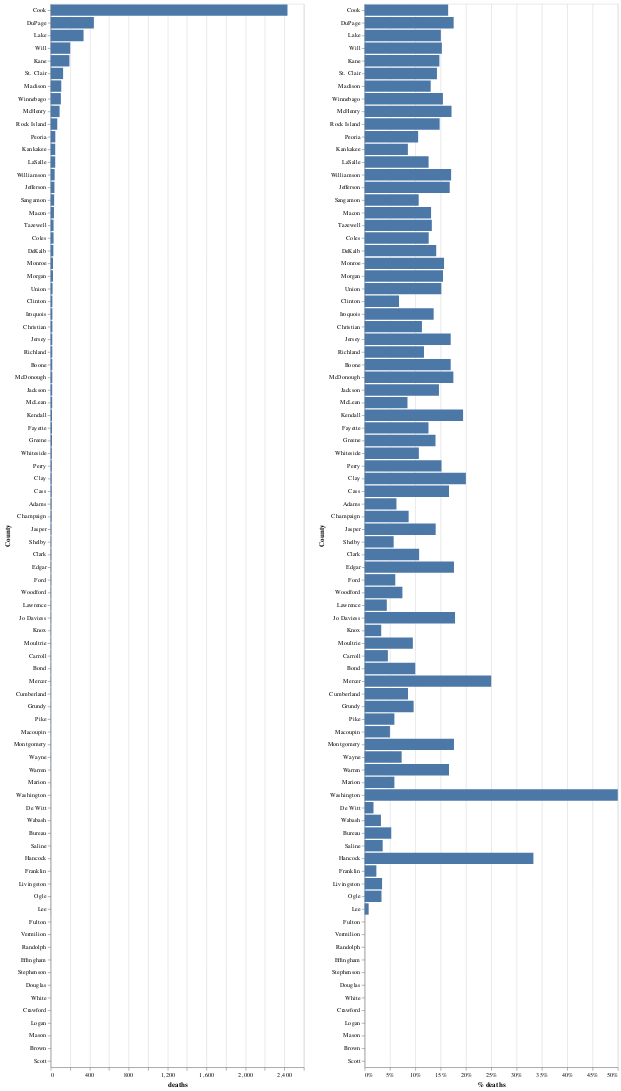

The cell this chart's notebook holds for it:
### Code cell
import altair as alt
df1=df_county.sort_values(by=['deaths'], ascending=False).reset_index()
cols = ['Deaths Non LTC', 'LTC Deaths']
cols = ['LTC Deaths', 'Deaths Non LTC']


chart1 = alt.Chart(df_county.sort_values(by=['deaths'], ascending=False).reset_index()).mark_bar().encode(
    x='deaths:Q',
    y=alt.Y('County:O', sort='-x'),
    tooltip=['County', 'deaths', 'confirmed_cases', '% deaths']
)
chart2=chart1.encode(x=alt.X('% deaths', axis=alt.Axis(format='%')))
#chart2=chart1.encode(x=alt.X('% deaths'))


chart1 | chart2

### Figure 1 — Vega-Lite specification as saved in the notebook (floating-point values rounded to 4 significant figures)
{"config": {"view": {"continuousWidth": 400, "continuousHeight": 300}}, "hconcat": [{"mark": "bar", "encoding": {"tooltip": [{"type": "nominal", "field": "County"}, {"type": "quantitative", "field": "deaths"}, {"type": "quantitative", "field": "confirmed_cases"}, {"type": "quantitative", "field": "% deaths"}], "x": {"type": "quantitative", "field": "deaths"}, "y": {"type": "ordinal", "field": "County", "sort": "-x"}}}, {"mark": "bar", "encoding": {"tooltip": [{"type": "nominal", "field": "County"}, {"type": "quantitative", "field": "deaths"}, {"type": "quantitative", "field": "confirmed_cases"}, {"type": "quantitative", "field": "% deaths"}], "x": {"type": "quantitative", "axis": {"format": "%"}, "field": "% deaths"}, "y": {"type": "ordinal", "field": "County", "sort": "-x"}}}], "data": {"name": "data-ae677f3a0a1d36ab959039ebcf83a55e"}, "$schema": "https://vega.github.io/schema/vega-lite/v4.8.1.json", "datasets": {"data-ae677f3a0a1d36ab959039ebcf83a55e": [{"County": "Cook", "confirmed_cases": 14740, "deaths": 2432, "% deaths": 0.165, "num of facilities": 375}, {"County": "DuPage", "confirmed_cases": 2525, "deaths": 444, "% deaths": 0.1758, "num of facilities": 98}, {"County": "Lake", "confirmed_cases": 2245, "deaths": 338, "% deaths": 0.1506, "num of facilities": 77}, {"County": "Will", "confirmed_cases": 1318, "deaths": 201, "% deaths": 0.1525, "num of facilities": 56}, {"County": "Kane", "confirmed_cases": 1307, "deaths": 193, "% deaths": 0.1477, "num of facilities": 67}, {"County": "St. Clair", "confirmed_cases": 896, "deaths": 128, "% deaths": 0.1429, "num of facilities": 36}, {"County": "Madison", "confirmed_cases": 835, "deaths": 109, "% deaths": 0.1305, "num of facilities": 37}, {"County": "Winnebago", "confirmed_cases": 679, "deaths": 105, "% deaths": 0.1546, "num of facilities": 25}, {"County": "McHenry", "confirmed_cases": 536, "deaths": 92, "% deaths": 0.1716, "num of facilities": 19}, {"County": "Rock Island", "confirmed_cases": 459, "deaths": 68, "% deaths": 0.1481, "num of facilities": 16}, {"County": "Peoria", "confirmed_cases": 454, "deaths": 48, "% deaths": 0.1057, "num of facilities": 20}, {"County": "Kankakee", "confirmed_cases": 550, "deaths": 47, "% deaths": 0.08545, "num of facilities": 17}, {"County": "LaSalle", "confirmed_cases": 372, "deaths": 47, "% deaths": 0.1263, "num of facilities": 11}, {"County": "Williamson", "confirmed_cases": 240, "deaths": 41, "% deaths": 0.1708, "num of facilities": 9}, {"County": "Jefferson", "confirmed_cases": 232, "deaths": 39, "% deaths": 0.1681, "num of facilities": 5}, {"County": "Sangamon", "confirmed_cases": 337, "deaths": 36, "% deaths": 0.1068, "num of facilities": 15}, {"County": "Macon", "confirmed_cases": 259, "deaths": 34, "% deaths": 0.1313, "num of facilities": 9}, {"County": "Tazewell", "confirmed_cases": 226, "deaths": 30, "% deaths": 0.1327, "num of facilities": 13}, {"County": "Coles", "confirmed_cases": 237, "deaths": 30, "% deaths": 0.1266, "num of facilities": 8}, {"County": "DeKalb", "confirmed_cases": 198, "deaths": 28, "% deaths": 0.1414, "num of facilities": 9}, {"County": "Monroe", "confirmed_cases": 153, "deaths": 24, "% deaths": 0.1569, "num of facilities": 4}, {"County": "Morgan", "confirmed_cases": 155, "deaths": 24, "% deaths": 0.1548, "num of facilities": 5}, {"County": "Union", "confirmed_cases": 132, "deaths": 20, "% deaths": 0.1515, "num of facilities": 3}, {"County": "Clinton", "confirmed_cases": 265, "deaths": 18, "% deaths": 0.06792, "num of facilities": 10}, {"County": "Iroquois", "confirmed_cases": 132, "deaths": 18, "% deaths": 0.1364, "num of facilities": 3}, {"County": "Christian", "confirmed_cases": 159, "deaths": 18, "% deaths": 0.1132, "num of facilities": 8}, {"County": "Jersey", "confirmed_cases": 100, "deaths": 17, "% deaths": 0.17, "num of facilities": 1}, {"County": "Richland", "confirmed_cases": 145, "deaths": 17, "% deaths": 0.1172, "num of facilities": 5}, {"County": "Boone", "confirmed_cases": 100, "deaths": 17, "% deaths": 0.17, "num of facilities": 3}, {"County": "McDonough", "confirmed_cases": 97, "deaths": 17, "% deaths": 0.1753, "num of facilities": 7}, {"County": "Jackson", "confirmed_cases": 109, "deaths": 16, "% deaths": 0.1468, "num of facilities": 4}, {"County": "McLean", "confirmed_cases": 189, "deaths": 16, "% deaths": 0.08466, "num of facilities": 13}, {"County": "Kendall", "confirmed_cases": 72, "deaths": 14, "% deaths": 0.1944, "num of facilities": 5}, {"County": "Fayette", "confirmed_cases": 111, "deaths": 14, "% deaths": 0.1261, "num of facilities": 3}, {"County": "Greene", "confirmed_cases": 100, "deaths": 14, "% deaths": 0.14, "num of facilities": 1}, {"County": "Whiteside", "confirmed_cases": 112, "deaths": 12, "% deaths": 0.1071, "num of facilities": 7}, {"County": "Perry", "confirmed_cases": 79, "deaths": 12, "% deaths": 0.1519, "num of facilities": 2}, {"County": "Clay", "confirmed_cases": 55, "deaths": 11, "% deaths": 0.2, "num of facilities": 1}, {"County": "Cass", "confirmed_cases": 66, "deaths": 11, "% deaths": 0.1667, "num of facilities": 2}, {"County": "Adams", "confirmed_cases": 159, "deaths": 10, "% deaths": 0.06289, "num of facilities": 10}, {"County": "Champaign", "confirmed_cases": 115, "deaths": 10, "% deaths": 0.08696, "num of facilities": 16}, {"County": "Jasper", "confirmed_cases": 57, "deaths": 8, "% deaths": 0.1404, "num of facilities": 2}, {"County": "Shelby", "confirmed_cases": 122, "deaths": 7, "% deaths": 0.05738, "num of facilities": 5}, {"County": "Clark", "confirmed_cases": 65, "deaths": 7, "% deaths": 0.1077, "num of facilities": 3}, {"County": "Edgar", "confirmed_cases": 34, "deaths": 6, "% deaths": 0.1765, "num of facilities": 1}, {"County": "Ford", "confirmed_cases": 99, "deaths": 6, "% deaths": 0.06061, "num of facilities": 6}, {"County": "Woodford", "confirmed_cases": 67, "deaths": 5, "% deaths": 0.07463, "num of facilities": 3}, {"County": "Lawrence", "confirmed_cases": 114, "deaths": 5, "% deaths": 0.04386, "num of facilities": 2}, {"County": "Jo Daviess", "confirmed_cases": 28, "deaths": 5, "% deaths": 0.1786, "num of facilities": 3}, {"County": "Knox", "confirmed_cases": 122, "deaths": 4, "% deaths": 0.03279, "num of facilities": 5}, {"County": "Moultrie", "confirmed_cases": 42, "deaths": 4, "% deaths": 0.09524, "num of facilities": 2}, {"County": "Carroll", "confirmed_cases": 87, "deaths": 4, "% deaths": 0.04598, "num of facilities": 2}, {"County": "Bond", "confirmed_cases": 40, "deaths": 4, "% deaths": 0.1, "num of facilities": 2}, {"County": "Mercer", "confirmed_cases": 16, "deaths": 4, "% deaths": 0.25, "num of facilities": 1}, {"County": "Cumberland", "confirmed_cases": 35, "deaths": 3, "% deaths": 0.08571, "num of facilities": 1}, {"County": "Grundy", "confirmed_cases": 31, "deaths": 3, "% deaths": 0.09677, "num of facilities": 1}, {"County": "Pike", "confirmed_cases": 51, "deaths": 3, "% deaths": 0.05882, "num of facilities": 2}, {"County": "Macoupin", "confirmed_cases": 60, "deaths": 3, "% deaths": 0.05, "num of facilities": 8}, {"County": "Montgomery", "confirmed_cases": 17, "deaths": 3, "% deaths": 0.1765, "num of facilities": 3}, {"County": "Wayne", "confirmed_cases": 41, "deaths": 3, "% deaths": 0.07317, "num of facilities": 4}, {"County": "Warren", "confirmed_cases": 12, "deaths": 2, "% deaths": 0.1667, "num of facilities": 2}, {"County": "Marion", "confirmed_cases": 34, "deaths": 2, "% deaths": 0.05882, "num of facilities": 6}, {"County": "Washington", "confirmed_cases": 2, "deaths": 1, "% deaths": 0.5, "num of facilities": 1}, {"County": "De Witt", "confirmed_cases": 57, "deaths": 1, "% deaths": 0.01754, "num of facilities": 1}, {"County": "Wabash", "confirmed_cases": 31, "deaths": 1, "% deaths": 0.03226, "num of facilities": 2}, {"County": "Bureau", "confirmed_cases": 19, "deaths": 1, "% deaths": 0.05263, "num of facilities": 2}, {"County": "Saline", "confirmed_cases": 28, "deaths": 1, "% deaths": 0.03571, "num of facilities": 2}, {"County": "Hancock", "confirmed_cases": 3, "deaths": 1, "% deaths": 0.3333, "num of facilities": 1}, {"County": "Franklin", "confirmed_cases": 43, "deaths": 1, "% deaths": 0.02326, "num of facilities": 4}, {"County": "Livingston", "confirmed_cases": 29, "deaths": 1, "% deaths": 0.03448, "num of facilities": 3}, {"County": "Ogle", "confirmed_cases": 30, "deaths": 1, "% deaths": 0.03333, "num of facilities": 3}, {"County": "Lee", "confirmed_cases": 125, "deaths": 1, "% deaths": 0.008, "num of facilities": 2}, {"County": "Fulton", "confirmed_cases": 5, "deaths": 0, "% deaths": 0.0, "num of facilities": 1}, {"County": "Vermilion", "confirmed_cases": 31, "deaths": 0, "% deaths": 0.0, "num of facilities": 4}, {"County": "Randolph", "confirmed_cases": 34, "deaths": 0, "% deaths": 0.0, "num of facilities": 7}, {"County": "Effingham", "confirmed_cases": 9, "deaths": 0, "% deaths": 0.0, "num of facilities": 3}, {"County": "Stephenson", "confirmed_cases": 17, "deaths": 0, "% deaths": 0.0, "num of facilities": 3}, {"County": "Douglas", "confirmed_cases": 12, "deaths": 0, "% deaths": 0.0, "num of facilities": 2}, {"County": "White", "confirmed_cases": 34, "deaths": 0, "% deaths": 0.0, "num of facilities": 2}, {"County": "Crawford", "confirmed_cases": 2, "deaths": 0, "% deaths": 0.0, "num of facilities": 1}, {"County": "Logan", "confirmed_cases": 12, "deaths": 0, "% deaths": 0.0, "num of facilities": 4}, {"County": "Mason", "confirmed_cases": 12, "deaths": 0, "% deaths": 0.0, "num of facilities": 2}, {"County": "Brown", "confirmed_cases": 6, "deaths": 0, "% deaths": 0.0, "num of facilities": 1}, {"County": "Scott", "confirmed_cases": 7, "deaths": 0, "% deaths": 0.0, "num of facilities": 1}]}}
